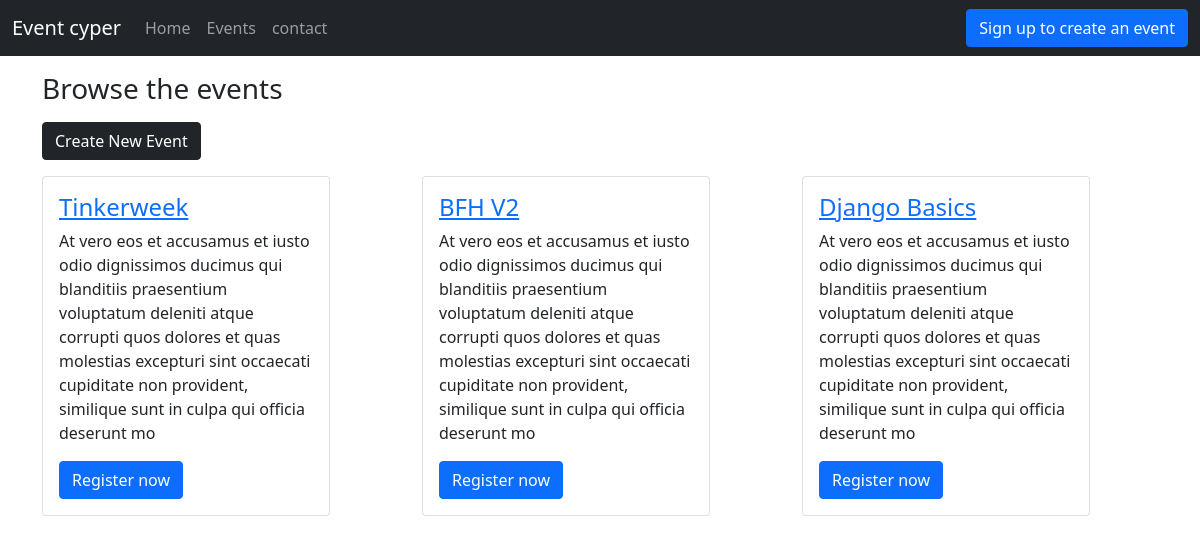
Screenshot of /events/ with the database file from the repository.
### events/models.py (models this page shows, shortened)
class Events(models.Model):
    event_title = models.CharField(max_length=255)
    description = models.TextField()
    location = models.CharField(max_length=255)
    time = models.DateTimeField()
    date = models.DateField()
    slug = models.CharField(max_length=255)

### events/views.py (the view)
# urls.py: path('events/', views.events, name='events'),
def events(request):
    events= Events.objects.all()
    context = {'events': events}
    return render(request, "eventss.html", context)

### templates/eventss.html
{% extends 'base.html' %}
{% block eventsactive %}active{% endblock eventsactive %}
{% block body %}
<div class="container">
    <h3 class="my-3"> Browse the events </h3>
        <form class="d-flex" action="/create_event">
        <button class="btn btn-dark" type="submit" >Create New Event</button>
     </form>
    <div class="row">
        {% for events in events %}
        <div class="col">
            <div class="card my-3" style="width: 18rem;">
                <div class="card-body">
                    <h4 class="card-title"><a href="/eventpost/{{events.slug}}">{{events.event_title}}</a></h4>
                    <p class="card-text">{{events.description|slice:250}}</p>
                    <a href="#" class="btn btn-primary">Register now</a>
                </div>
            </div>
        </div>
         {% endfor %}
    </div>
</div>
{% endblock body %}

### templates/base.html (shortened to what this page needs)
<!doctype html>
<html lang="en">
  <head>
    <link href="https://cdn.jsdelivr.net/npm/bootstrap@5.0.1/dist/css/bootstrap.min.css" rel="stylesheet">
  </head>
  <body>
    <nav class="navbar navbar-expand-lg navbar-dark bg-dark">
  <div class="container-fluid">
    <a class="navbar-brand" href="/">Event cyper</a>
    <div class="collapse navbar-collapse" id="navbarSupportedContent">
      <ul class="navbar-nav me-auto mb-2 mb-lg-0">
        <li class="nav-item {% block homeactive %}{% endblock homeactive %}">
          <a class="nav-link " aria-current="page" href="/">Home</a>
        </li>
        <li class="nav-item {% block eventsactive %}{% endblock eventsactive %}">
          <a class="nav-link" href="/events">Events</a>
        </li>
        <li class="nav-item {% block contactactive %}{% endblock contactactive %}">
          <a class="nav-link" href="/contact">contact</a>
        </li>
      </ul>
      <form class="d-flex" action="/signup">
        <button class="btn btn-primary" type="submit" >Sign up to create an event</button>
      </form>
    </div>
  </div>
</nav>
    {% block body %}{% endblock body %}
  </body>
</html>

### rows the page displays
Events: event_title "Tinkerweek", description "At vero eos et accusamus et iusto odio dignissimos ducimus qui blanditiis praesentium voluptatum deleniti atque corrupti quos dolores et quas molestias excepturi sint occaecati cupiditate non provident, similique sunt in culpa qui officia deserunt mo"
Events: event_title "BFH V2", description "At vero eos et accusamus et iusto odio dignissimos ducimus qui blanditiis praesentium voluptatum deleniti atque corrupti quos dolores et quas molestias excepturi sint occaecati cupiditate non provident, similique sunt in culpa qui officia deserunt mo"
Events: event_title "Django Basics", description "At vero eos et accusamus et iusto odio dignissimos ducimus qui blanditiis praesentium voluptatum deleniti atque corrupti quos dolores et quas molestias excepturi sint occaecati cupiditate non provident, similique sunt in culpa qui officia deserunt mo"
